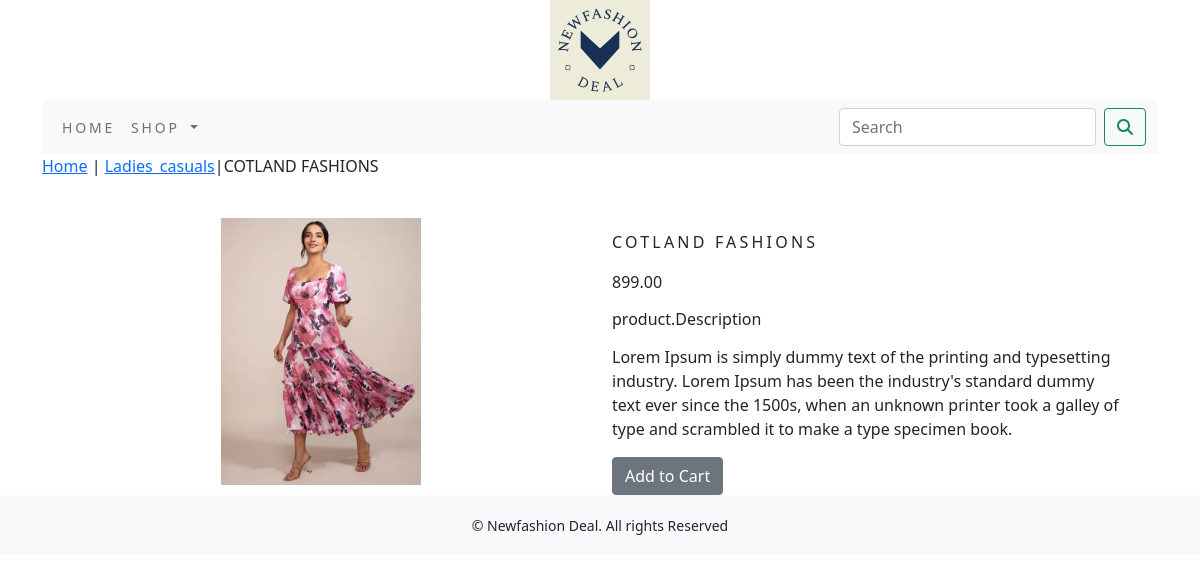
/slug/ladies_casuals/cotland-fashions/, run on the app's committed database.
### ecommerceapp/models.py (models this page shows, shortened)
class Product(models.Model):
    name=models.CharField(max_length=250,unique=True)
    slug=models.SlugField(max_length=250,unique=True)
    description=models.TextField(blank=True)
    price=models.DecimalField(max_digits=10,decimal_places=2)
    category=models.ForeignKey(Category,on_delete=models.CASCADE)
    image = models.ImageField(upload_to='Product', blank=True)
    stock=models.IntegerField()
    avilable=models.BooleanField(default=True)
    created=models.DateTimeField(auto_now_add=True)
    updated=models.DateTimeField(auto_now=True)
    class Meta:
         ordering=('name',)
         verbose_name='Product'
         verbose_name_plural='Products'

class Category(models.Model):
    name=models.CharField(max_length=250,unique=True)
    slug=models.SlugField(max_length=250,unique=True)
    description=models.TextField(blank=True)
    image=models.ImageField(upload_to='category',blank=True)
    class Meta:
         ordering=('name',)
         verbose_name='category'
         verbose_name_plural='categories'
    def get_url(self):
        return reverse('ecommerceapp:product_by_category', args=[self.slug])
    def __str__(self):
        return '{}'.format(self.name)

### ecommerceapp/views.py (the view)
# urls.py: path('slug/<slug:c_slug>/<slug:product_slug>/', views.proDetail, name='prodCatdetail')
def proDetail(request,c_slug,product_slug):
    try:
        product=Product.objects.get(category__slug=c_slug,slug=product_slug)
    except Exception as e:
        raise e
    return render(request,'product.html',{'product':product})

### cart_app/context_processors.py (called while the page is built)
def counter(request):
    item_count=0
    if 'admin' in request.path:
        return {}
    else:
        try:
            cart=Cart.objects.filter(cart_id=_cart_id(request))
            cart_items=CartItem.objects.all().filter(cart=cart[:1])
            for car_item in cart_items:
                item_count += car_item.quantity
        except Cart.DoesNotExist:
            item_count = 0
    return dict(item_count=item_count)

### cart_app/views.py (called while the page is built)
def _cart_id(request):
    cart_app=request.session.session_key
    if not cart_app:
        cart=request.session.create()
    return cart_app

### ecommerceapp/context_processors.py (called while the page is built)
def menu_links(request):
    links = Category.objects.all()
    return dict(links=links)

### template/product.html (shortened to what this page needs)
{% extends 'base.html' %}
{% load static %}
{% block content %}
<div class="row my_prod_row_class">
    <div class="ma_auto">
        <p> <a href="{% url 'ecommerceapp:allProductCat' %}">Home</a> | <a href ="{{product.category.get_url}}">{{product.category}}</a>|{{product.name}}</p>
    </div>
</div>
<div class="container">
<br>
<div class="row">
    <div class="col-12 col-sm-12 col-md-12 col-lg-6 text-center">
        <div style="min-width:18rem">
            <img src="{{product.image.url}}" alt="{{product.name}}" width="200px;">
        </div>
    </div>
        <div class="col-12 col-sm-12 col-md-12 col-lg-6">
            <div>
            <h1 class="my_prod_title">{{product.name}}</h1>
            <p>{{product.price}}</p>
            <p class="my_title"><h6>product.Description</h6></p>
            <p class="text-justify my_prod_text">{{product.description}}</p>
            {% if product.stock <= 0 %}
            <p class="text-justify my_product_text"><b>Out of stock</b></p>
            {% else %}
            <a class="btn btn-secondary" href="{% url 'cart_app:add_cart' product.id %}">Add to Cart</a>
            {% endif %}
        </div>
    </div>
</div>
</div>
</div>
{% endblock %}

### static/css/custom.css (style rules this page uses)
.my_title { font-size:30px; text_transform:uppercase; letter-spacing:.2em; }
.my_prod_title { font-size:16px; text_transform:uppercase; letter-spacing:.2em; padding-top:15px; padding-bottom:10px; }
.my_prod_text { padding-right:20px; }

### data on the page
Product: category "Ladies_casuals", name "COTLAND FASHIONS", image (picture), price "899.00", description "Lorem Ipsum is simply dummy text of the printing and typesetting industry. Lorem Ipsum has been the industry's standard dummy text ever since the 1500s, when an unknown printer took a galley of type and scrambled it to make a type specimen book."
